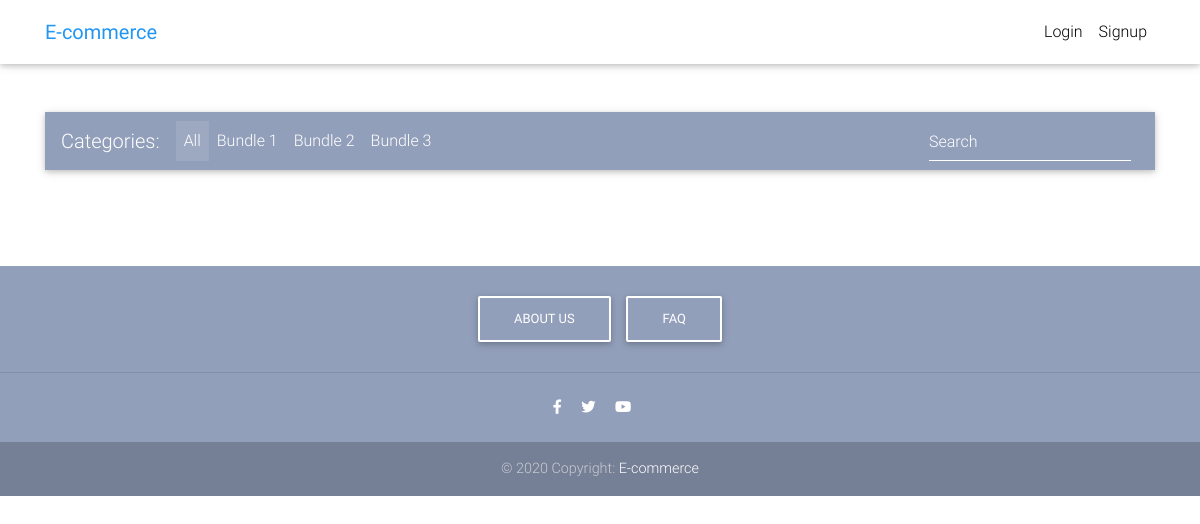
Before: / with the older database file.
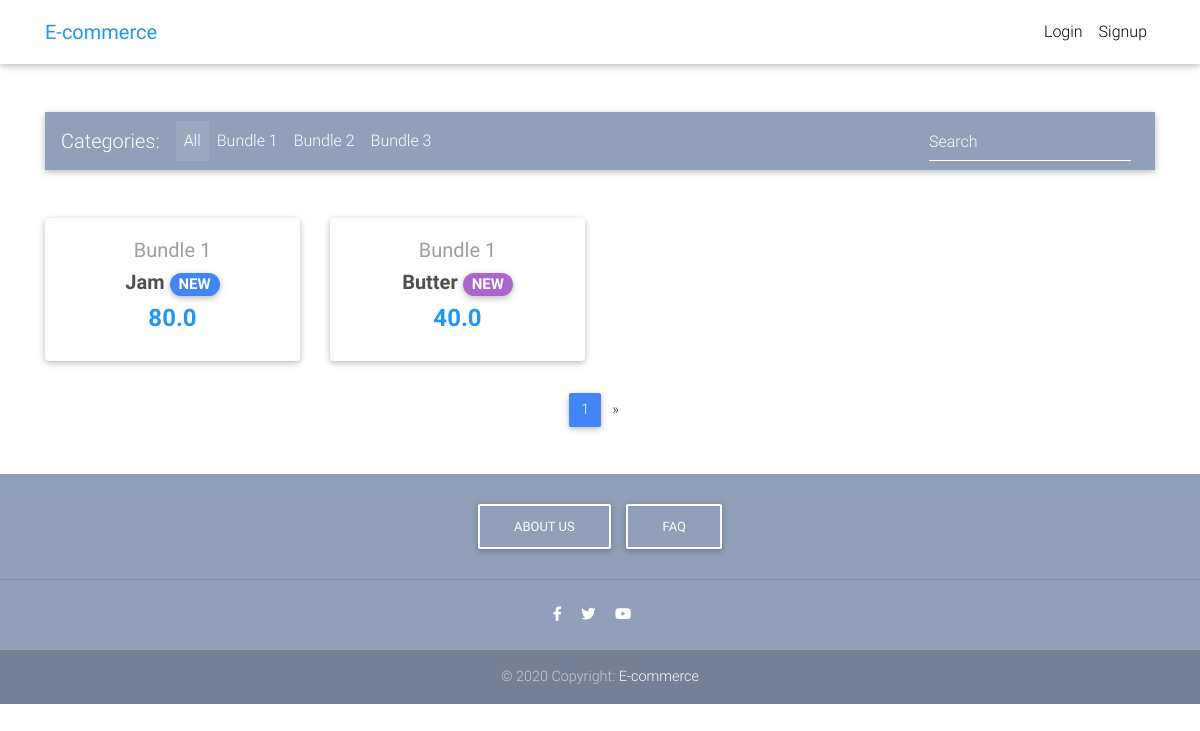
After: the same page with the newer database file.
### core/models.py (models this page shows, shortened)
class Item(models.Model):
	title = models.CharField(max_length=50)
	description = models.CharField(max_length=200)
	price = models.FloatField()
	discount_price = models.FloatField(blank=True,null=True)
	category = models.CharField(choices=CATEGOTY_CHOICES, max_length=2)
	label = models.CharField(choices=LABEL_CHOICES, max_length=1)
	slug = models.SlugField(unique=True)
	def get_absolute_url(self):
		return reverse("core:product", kwargs={
			'slug':self.slug
			})

### core/views.py (the view)
# urls.py: path('', HomeView.as_view(), name='home'),
class HomeView(ListView):
	model = Item
	paginate_by = 2
	template_name = "home-page.html"

### templates/home-page.html (shortened to what this page needs)
{% extends "base.html" %}
{% block own_content %}
  <main>
    <div class="container">
      <nav class="navbar navbar-expand-lg navbar-dark mdb-color lighten-3 mt-3 mb-5">
        <span class="navbar-brand">Categories:</span>
        <div class="collapse navbar-collapse" id="basicExampleNav">
          <ul class="navbar-nav mr-auto">
            <li class="nav-item active">
              <a class="nav-link" href="#">All
              </a>
            </li>
            <li class="nav-item">
              <a class="nav-link" href="#">Bundle 1</a>
            </li>
            <li class="nav-item">
              <a class="nav-link" href="#">Bundle 2</a>
            </li>
            <li class="nav-item">
              <a class="nav-link" href="#">Bundle 3</a>
            </li>
          </ul>
          <form class="form-inline">
            <div class="md-form my-0">
              <input class="form-control mr-sm-2" type="text" placeholder="Search" aria-label="Search">
            </div>
          </form>
        </div>
      </nav>
      <section class="text-center mb-4">
        <div class="row wow fadeIn">
          {% for item in object_list %}
          <div class="col-lg-3 col-md-3 mb-2">
            <div class="card">
              <div class="card-body text-center">
                <a href="" class="grey-text">
                  <h5>{{ item.get_category_display }}</h5>
                </a>
                <h5>
                  <strong>
                    <a href="{{ item.get_absolute_url }}" class="dark-grey-text">{{ item.title }}
                      <span class="badge badge-pill {{ item.get_label_display }}-color">NEW</span>
                    </a>
                  </strong>
                </h5>
                <h4 class="font-weight-bold blue-text">
                  <strong>
                  {% if item.discount_price %}
                  {{ item.discount_price }}
                  {% else %}
                  {{ item.price}}
                  {% endif %}
                  </strong>
                </h4>
              </div>
            </div>
          </div>
          {% endfor %}
        </div>
      </section>
      {% if is_paginated %}
      <nav class="d-flex justify-content-center wow fadeIn">
        <ul class="pagination pg-blue">
          <li class="page-item active">
            <a class="page-link" href="?page={{ page_obj.number }}">{{ page_obj.number }}
            </a>
          </li>
          {% if page_obj.has_next %}
          <li class="page-item">
            <a class="page-link" href="?page={{ page_obj.next_page_number }}" aria-label="Next">
              <span aria-hidden="true">&raquo;</span>
            </a>
          </li>
          {% endif %}
        </ul>
      </nav>
      {% endif %}
    </div>
  </main>
{% endblock own_content %}

### templates/base.html (shortened to what this page needs)
{% load static %}
<!DOCTYPE html>
<html lang="en">
<head>
  <link rel="stylesheet" href="https://use.fontawesome.com/releases/v5.11.2/css/all.css">
  <link rel="stylesheet" href="https://stackpath.bootstrapcdn.com/bootstrap/4.4.1/css/bootstrap.min.css">
  <link href="{% static 'css/mdb.min.css' %}" rel="stylesheet">
  <link href="{% static 'css/style.min.css' %}" rel="stylesheet">
</head>
{% include "navbar.html" %}
<body>
    <div class="mt-5 pt-4">
    </div>
    {% block own_content  %}
    {% endblock own_content %}
    {% include "footer.html" %}
</body>
</html>

### templates/scripts.html (shortened to what this page needs)
{% load static %}

### templates/navbar.html (shortened to what this page needs)
{% load static %}
{% load cart_template_tags %}
<nav class="navbar fixed-top navbar-expand-lg navbar-light white scrolling-navbar">
    <div class="container">
      <a class="navbar-brand waves-effect" href="/">
        <strong class="blue-text">E-commerce</strong>
      </a>
      <div class="collapse navbar-collapse" id="navbarSupportedContent">
        <ul class="navbar-nav nav-flex-icons">
          {% if request.user.is_authenticated %}
          <li class="nav-item">
            <a href="{% url 'core:order-summary' %}" class="nav-link waves-effect">
              <span class="badge red z-depth-1 mr-1"> {{ request.user|cart_item_count }} </span>
              <i class="fas fa-shopping-cart"></i>
              <span class="clearfix d-none d-sm-inline-block"> Cart </span>
            </a>
          </li>
          <li class="nav-item">
            <a class="nav-link waves-effect" href="{% url 'account_logout' %}">
              <span class="clearfix d-none d-sm-inline-block"> Logout </span>
            </a>
          </li>
          {% else %}
          <li class="nav-item">
            <a class="nav-link waves-effect" href="{% url 'account_login' %}">
              <span class="clearfix d-none d-sm-inline-block"> Login </span>
            </a>
          </li>
          <li class="nav-item">
            <a class="nav-link waves-effect" href="{% url 'account_signup' %}">
              <span class="clearfix d-none d-sm-inline-block"> Signup </span>
            </a>
          </li>
          {% endif %}
        </ul>
      </div>
    </div>
</nav>

### templates/footer.html
  <footer class="page-footer text-center font-small mt-4 wow fadeIn">
    <div class="pt-4">
      <a class="btn btn-outline-white" href="#" target="_blank"
        role="button">About Us
      </a>
      <a class="btn btn-outline-white" href="#" target="_blank" role="button">
        FAQ
      </a>
    </div>
    <hr class="my-4">
    <div class="pb-4">
      <a href="#" target="_blank">
        <i class="fab fa-facebook-f mr-3"></i>
      </a>
      <a href="#" target="_blank">
        <i class="fab fa-twitter mr-3"></i>
      </a>
      <a href="#" target="_blank">
        <i class="fab fa-youtube mr-3"></i>
      </a>
    </div>
    <div class="footer-copyright py-3">
      © 2020 Copyright:
      <a href="#" target="_blank"> E-commerce </a>
    </div>
  </footer>

### templates/base.html (style rules this page uses)
html, body, header, .carousel { height: 60vh; }

Changed rows visible on the page:
added Item: category "Bundle 1", title "Jam", discount_price "80.0"
added Item: category "Bundle 1", title "Butter", discount_price "40.0"
Other visible differences:
{{ page_obj.number }}: (not shown) → "1"
